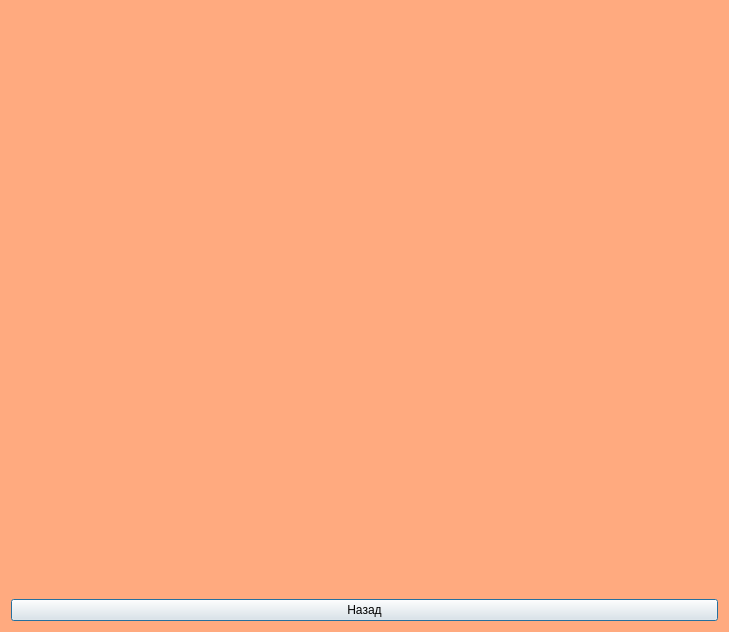
<?xml version="1.0" encoding="UTF-8"?>
<ui version="4.0">
 <class>Dialog</class>
 <widget class="QDialog" name="Dialog">
  <property name="geometry">
   <rect>
    <x>0</x>
    <y>0</y>
    <width>729</width>
    <height>632</height>
   </rect>
  </property>
  <property name="palette">
   <palette>
    <active>
     <colorrole role="Base">
      <brush brushstyle="SolidPattern">
       <color alpha="255">
        <red>255</red>
        <green>255</green>
        <blue>255</blue>
       </color>
      </brush>
     </colorrole>
     <colorrole role="Window">
      <brush brushstyle="SolidPattern">
       <color alpha="255">
        <red>255</red>
        <green>170</green>
        <blue>127</blue>
       </color>
      </brush>
     </colorrole>
    </active>
    <inactive>
     <colorrole role="Base">
      <brush brushstyle="SolidPattern">
       <color alpha="255">
        <red>255</red>
        <green>255</green>
        <blue>255</blue>
       </color>
      </brush>
     </colorrole>
     <colorrole role="Window">
      <brush brushstyle="SolidPattern">
       <color alpha="255">
        <red>255</red>
        <green>170</green>
        <blue>127</blue>
       </color>
      </brush>
     </colorrole>
    </inactive>
    <disabled>
     <colorrole role="Base">
      <brush brushstyle="SolidPattern">
       <color alpha="255">
        <red>255</red>
        <green>170</green>
        <blue>127</blue>
       </color>
      </brush>
     </colorrole>
     <colorrole role="Window">
      <brush brushstyle="SolidPattern">
       <color alpha="255">
        <red>255</red>
        <green>170</green>
        <blue>127</blue>
       </color>
      </brush>
     </colorrole>
    </disabled>
   </palette>
  </property>
  <property name="windowTitle">
   <string>График</string>
  </property>
  <layout class="QGridLayout" name="gridLayout">
   <item row="0" column="0">
    <widget class="QLabel" name="graph_label">
     <property name="text">
      <string/>
     </property>
    </widget>
   </item>
   <item row="1" column="0">
    <widget class="QPushButton" name="back_btn">
     <property name="text">
      <string>Назад</string>
     </property>
    </widget>
   </item>
  </layout>
 </widget>
 <resources/>
 <connections/>
</ui>
